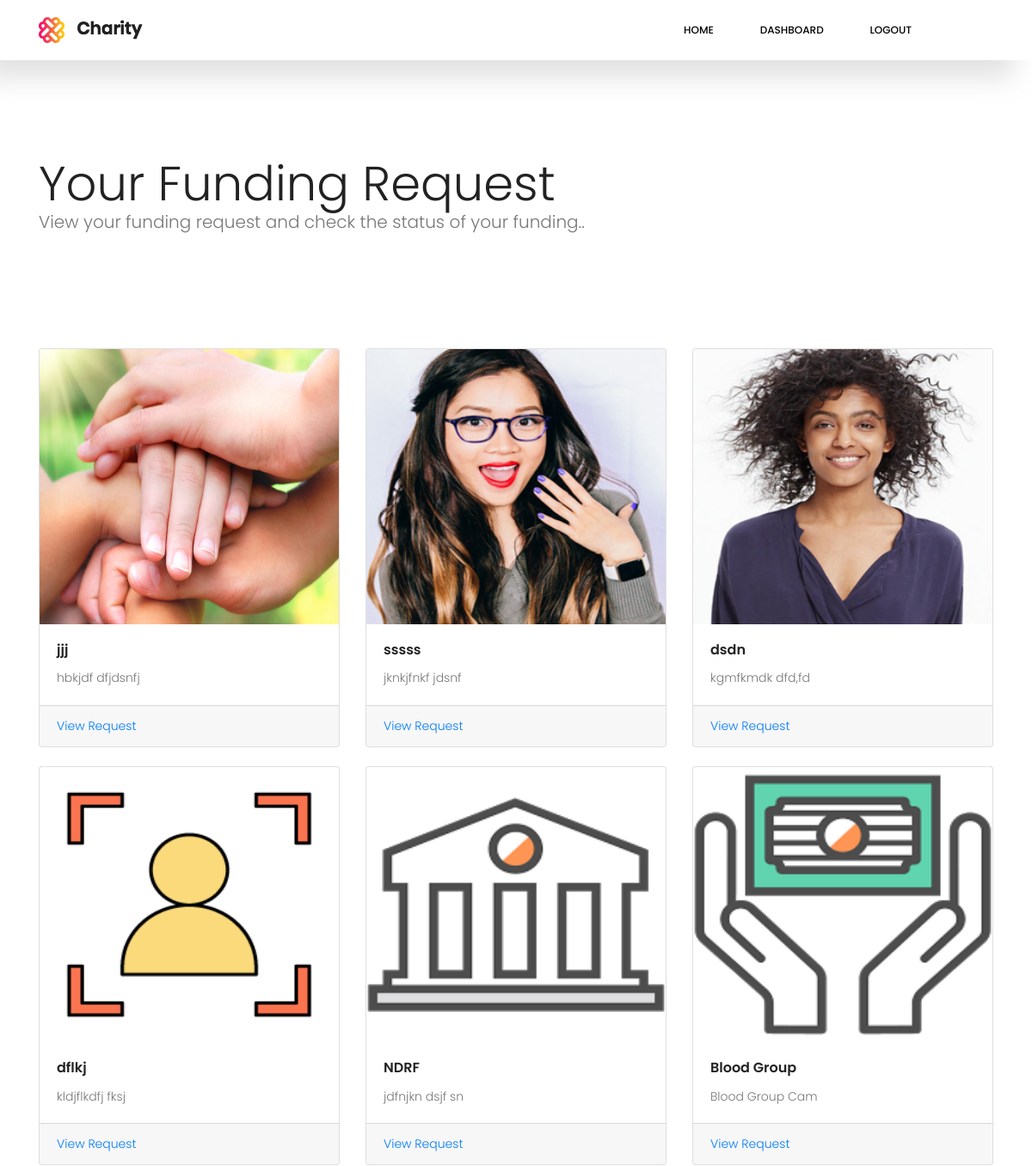
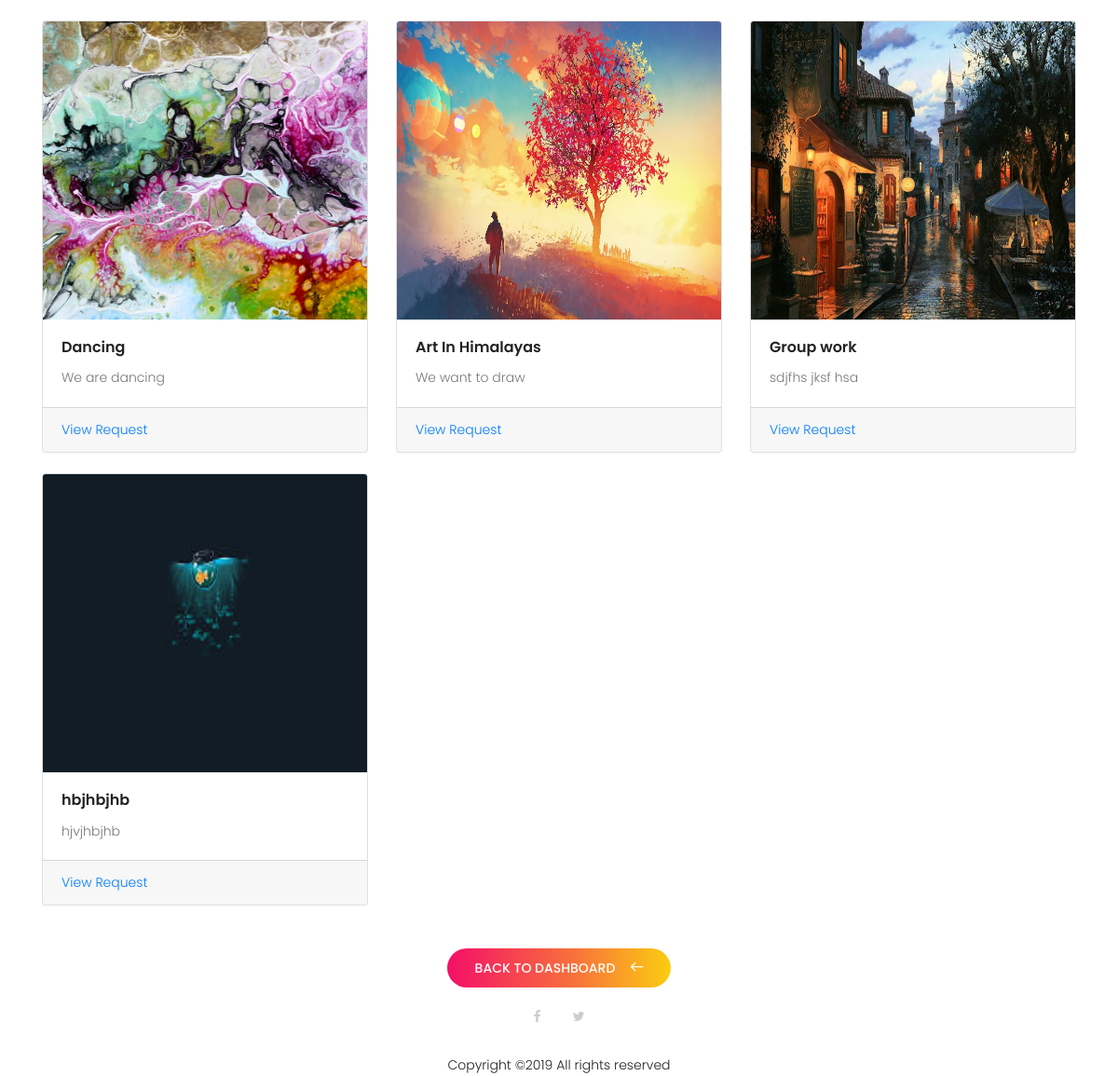
The page /viewrequest.php (signed in) on the database its author committed (2 pictures, top to bottom).
### tables this page shows
CREATE TABLE `requestfund` (
  `id` int(11) NOT NULL,
  `username` varchar(233) NOT NULL,
  `cat` varchar(50) NOT NULL,
  `title` varchar(60) NOT NULL,
  `description` varchar(500) NOT NULL,
  `amount` varchar(30) NOT NULL,
  `phone` varchar(20) NOT NULL,
  `amount_credited` int(10) NOT NULL DEFAULT '0',
  `image` longblob NOT NULL
);

### viewrequest.php (the view, shortened to what this page needs)
<?php
require('include/db.php');
include("include/auth.php");  ?>
<?php include "include/header.php";   ?>
<?php include "include/navigation.php"; ?>
      <br><br><br>
      <div class="jumbotron jumbotron-fluid" style="background-color: white;">
        <div class="container">
          <h1 class="display-4">Your Funding Request</h1>
          <p class="lead">View your funding request and check the status of your funding..</p>
        </div>
      </div>
<div class="container">
<div class="row">
<?php
$username=$_SESSION['username'];
$query= "SELECT * FROM requestfund WHERE username='$username' ";
$result= mysqli_query($con,$query);
$numOfCols = 3;
$rowCount = 0;
$bootstrapColWidth =4;
if( mysqli_num_rows( $result )==0 ){
  echo '<tr><td colspan="4">No Funding Request by You</td></tr>';
}else{
  while( $row = mysqli_fetch_assoc( $result ) ){
    $id=$row['id'];
  	$name=$row['title'];
  	$des=substr($row['description'],0,15);
  	$img=$row['image'];
?>
 <div class="col-md-<?php echo $bootstrapColWidth; ?>">
 	<br>
<div class="card">
    <img class="card-img-top" src="images/<?php echo $img?>" alt="Card image cap" width="340px" height="320px">
    <div class="card-body">
      <h5 class="card-title"><?php echo $name ?></h5>
      <p class="card-text"><?php echo $des ?></p>
    </div>
    <div class="card-footer">
      <a href='fundrequestview.php?id=<?php echo $id ?>'>View Request</a>
    </div>
</div>
</div>
<?php
    $rowCount++;
    if($rowCount % $numOfCols == 0) echo '</div><div class="row">';
?>
	<?php }} ?>
</div>
<br><br>
<div class="row justify-content-center align-items-center">
        <div class="col-auto align-self-center">
            <a class="primary-btn text-uppercase" role="button" href="afterlogin.php"><span class="lnr lnr-arrow-left"></span>Back to Dashboard</a></div>
    </div>
</div>
<?php 	include "include/footer.php"; ?>

### css/main.css (style rules this page uses)
body { color:#777;font-family:"Poppins",sans-serif;font-size:14px;font-weight:300;line-height:1.625em;position:relative }
a { -webkit-transition:all 0.3s ease 0s;-moz-transition:all 0.3s ease 0s;-o-transition:all 0.3s ease 0s;transition:all 0.3s ease 0s }
a,a:focus,a:hover { text-decoration:none;outline:0 }
h1,h2,h3,h4,h5,h6 { font-family:"Poppins",sans-serif;color:#222;line-height:1.2em !important;margin-bottom:0;margin-top:0;font-weight:600 }
h1,.h1 { font-size:36px }
h5,.h5 { font-size:16px }
h1 { font-size:36px }
h5 { font-size:16px }
h1,h2,h3,h4,h5,h6 { line-height:1.5em }
body { position:relative }
.lnr { font-weight:700 }
.p1-gradient-bg,.primary-btn,.primary-btn:after,.banner-content .clock_sec,.head-btn:hover,.callto-wrap,.single-project .content .content-overlay,.single-vol .content .content-overlay { background-image:-moz-linear-gradient(0deg, #f40f68 0%, #f86e3d 55%, #fbcd11 100%);background-image:-webkit-linear-gradient(0deg, #f40f68 0%, #f86e3d 55%, #fbcd11 100%);background-image:-ms-linear-gradient(0deg, #f40f68 0%, #f86e3d 55%, #fbcd11 100%) }
.primary-btn { line-height:42px;padding-left:30px;padding-right:60px;border-radius:25px;border:none;color:#fff;display:inline-block;font-weight:500;position:relative;-webkit-transition:all 0.3s ease 0s;-moz-transition:all 0.3s ease 0s;-o-transition:all 0.3s ease 0s;transition:all 0.3s ease 0s;cursor:pointer }
.primary-btn span { color:#fff;position:absolute;top:50%;transform:translateY(-60%);right:30px;-webkit-transition:all 0.3s ease 0s;-moz-transition:all 0.3s ease 0s;-o-transition:all 0.3s ease 0s;transition:all 0.3s ease 0s }
.primary-btn:after { position:absolute;content:"";width:100%;height:100%;top:0;left:0;border-radius:20px;opacity:0;-webkit-transition:all 0.3s ease 0s;-moz-transition:all 0.3s ease 0s;-o-transition:all 0.3s ease 0s;transition:all 0.3s ease 0s;z-index:1 }

### rows shown on the page
requestfund: image (picture), title "jjj", description "hbkjdf dfjdsnfj"
requestfund: image (picture), title "sssss", description "jknkjfnkf jdsnf"
requestfund: image (picture), title "dsdn", description "kgmfkmdk dfd,fd"
requestfund: image (picture), title "dflkj", description "kldjflkdfj fksj"
requestfund: image (picture), title "NDRF", description "jdfnjkn dsjf sn"
requestfund: image (picture), title "Blood Group", description "Blood Group Cam"
requestfund: image (picture), title "Dancing", description "We are dancing"
requestfund: image (picture), title "Art In Himalayas", description "We want to draw"
requestfund: image (picture), title "Group work", description "sdjfhs jksf hsa"
requestfund: image (picture), title "hbjhbjhb", description "hjvjhbjhb"
